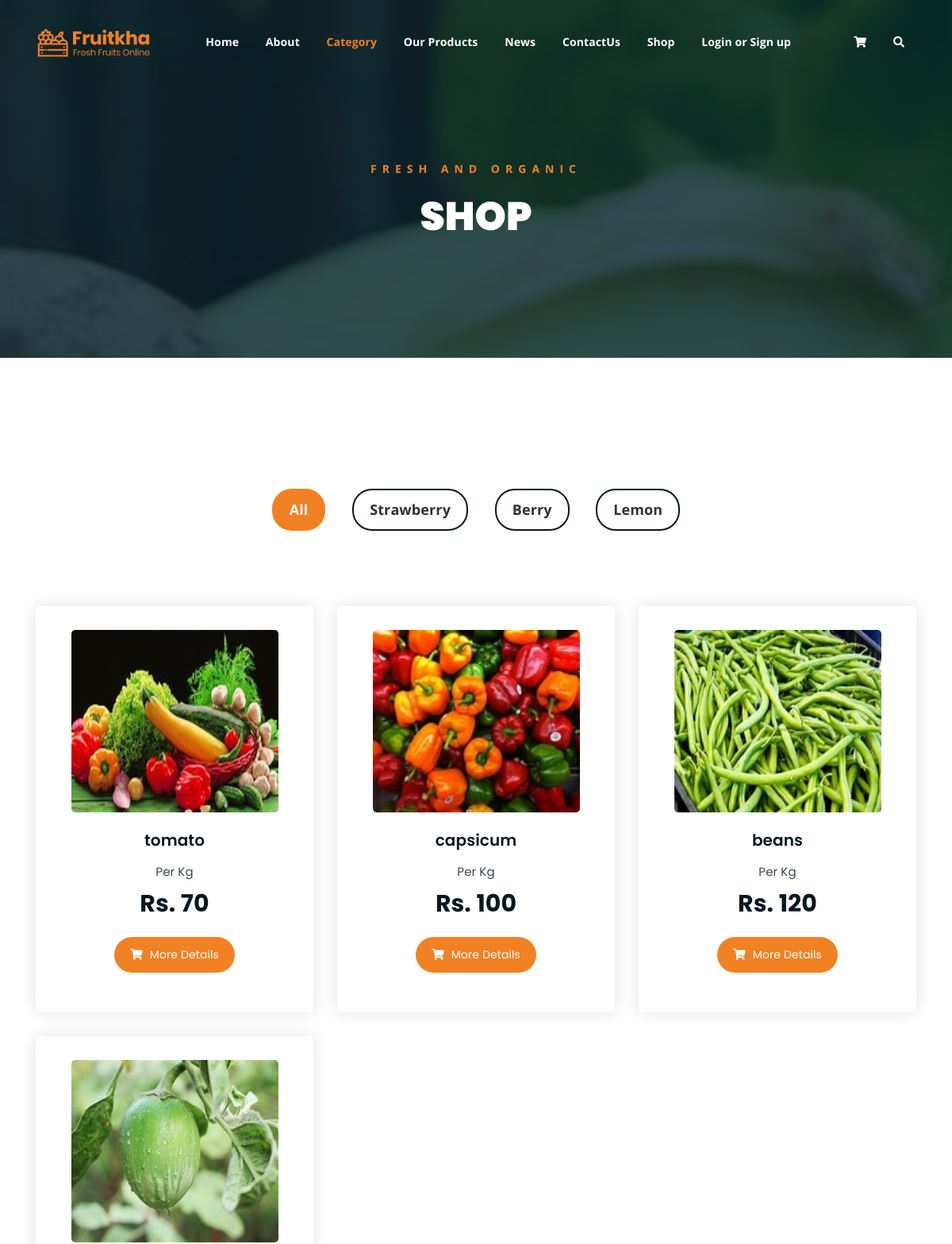
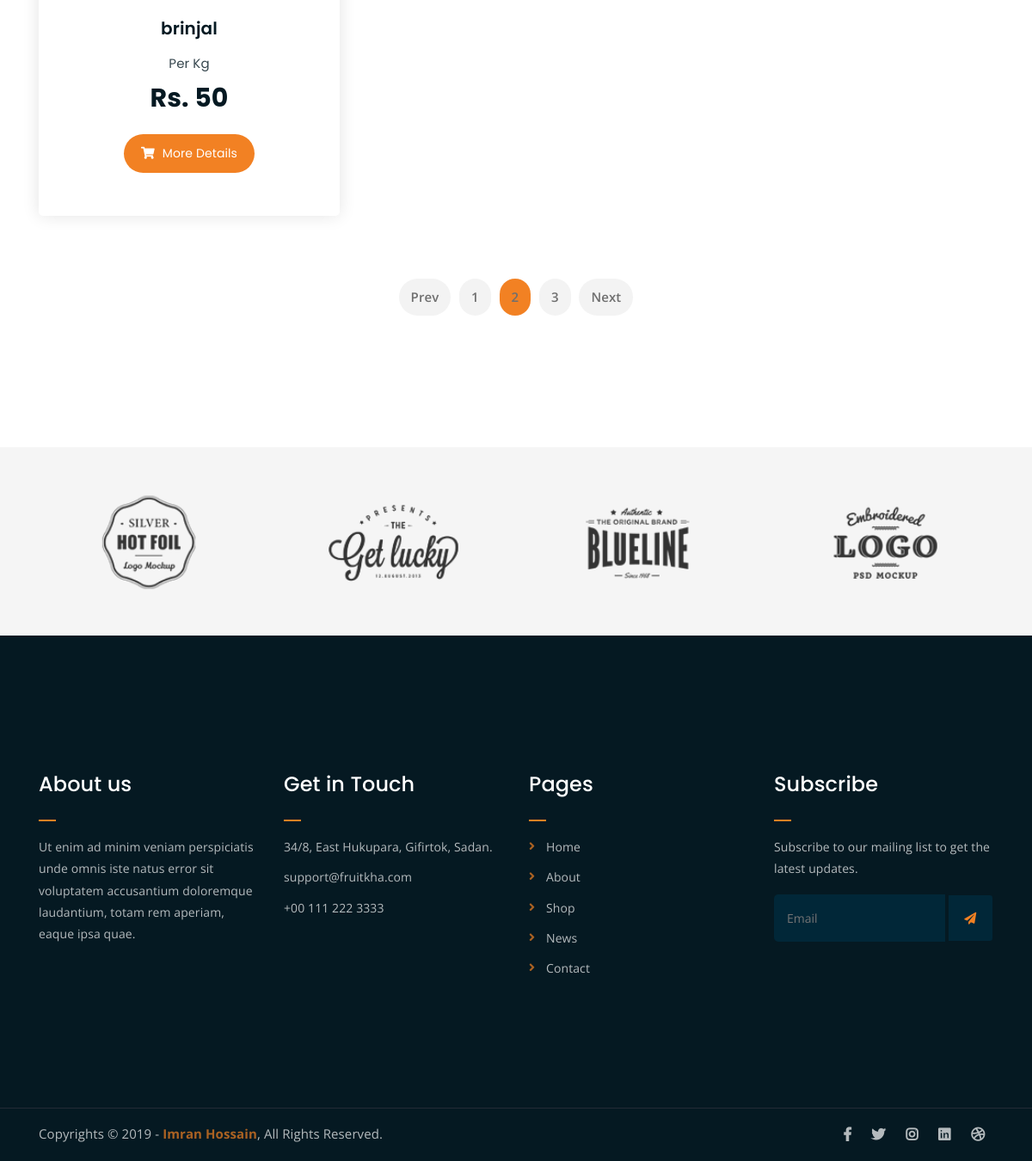
Screenshot of /filterd_product/vegetables/ with the database file from the repository (2 pictures, top to bottom).
### Backend/models.py (models this page shows)
class product_db(models.Model):
    Category=models.CharField(max_length=100,blank=True,null=True)
    Product_name=models.CharField(max_length=100,blank=True,null=True)
    Price=models.IntegerField(null=True,blank=True)
    pro_Description=models.CharField(max_length=100,blank=True,null=True)
    pro_image=models.ImageField(upload_to="category images",null=True,blank=True)

### webapp/views.py (the view)
# urls.py: path('filterd_product/<categoryname>/',views.filterd_product,name="filterd_product"),
def filterd_product(req,categoryname):
    data=product_db.objects.filter(Category=categoryname)
    return render(req,"product_filterd.html",{'data':data})

### webapp/templates/product_filterd.html (shortened to what this page needs)
<!DOCTYPE html>
{%load static%}
<html lang="en">
<head>
	<link rel="stylesheet" href="{% static 'assets/css/all.min.css'%}">
	<link rel="stylesheet" href="{% static 'assets/bootstrap/css/bootstrap.min.css'%}">
	<link rel="stylesheet" href="{% static 'assets/css/owl.carousel.css'%}">
	<link rel="stylesheet" href="{% static 'assets/css/magnific-popup.css'%}">
	<link rel="stylesheet" href="{% static 'assets/css/animate.css'%}">
	<link rel="stylesheet" href="{% static 'assets/css/meanmenu.min.css'%}">
	<link rel="stylesheet" href="{% static 'assets/css/main.css'%}">
	<link rel="stylesheet" href="{% static 'assets/css/responsive.css'%}">
</head>
<body>
	<div class="top-header-area" id="sticker">
		<div class="container">
			<div class="row">
				<div class="col-lg-12 col-sm-12 text-center">
					<div class="main-menu-wrap">
						<div class="site-logo">
							<a href="index.html">
								<img src="{% static 'assets/img/logo.png'%}" alt="">
							</a>
						</div>
						<nav class="main-menu">
							<ul>
								<li><a href="#">Home</a>
								</li>
								<li><a href="{% url 'about' %}">About</a></li>
								<li class="current-list-item"><a href="#">Category</a>
								</li>
								<li><a href="{% url 'product'%}">Our Products</a>
								</li>
								<li><a href="#">News</a>
								</li>
								<li><a href="{% url 'contact'%}">ContactUs</a></li>
								<li><a href="#">Shop</a>
								</li>
								{% if request.session.Username %}
								<li><a href="{% url 'userlogout' %}">Welcome {{request.session.Username}}/logout</a>
								{% else %}
								<li><a href="{% url 'register_page'%}">Login or Sign up</a>
								{% endif %}
								<li>
									<div class="header-icons">
										<a class="shopping-cart" href="{% url 'cart_page' %}"><i class="fas fa-shopping-cart"></i></a>
										<a class="mobile-hide search-bar-icon" href="#"><i class="fas fa-search"></i></a>
									</div>
								</li>
							</ul>
						</nav>
					</div>
				</div>
			</div>
		</div>
	</div>
	<div class="breadcrumb-section breadcrumb-bg">
		<div class="container">
			<div class="row">
				<div class="col-lg-8 offset-lg-2 text-center">
					<div class="breadcrumb-text">
						<p>Fresh and Organic</p>
						<h1>SHOP</h1>
					</div>
				</div>
			</div>
		</div>
	</div>
	<div class="product-section mt-150 mb-150">
		<div class="container">
			<div class="row">
                <div class="col-md-12">
                    <div class="product-filters">
                        <ul>
                            <li class="active" data-filter="*">All</li>
                            <li data-filter=".strawberry">Strawberry</li>
                            <li data-filter=".berry">Berry</li>
                            <li data-filter=".lemon">Lemon</li>
                        </ul>
                    </div>
                </div>
            </div>
			<div class="row product-lists">
				{%for i in data%}
				<div class="col-lg-4 col-md-6 text-center strawberry">
					<div class="single-product-item">
						<div class="product-image">
							<a href="single-product.html"><img src="{{i.pro_image.url}}" height="230px" alt=""></a>
						</div>
						<h3>{{i.Product_name}}</h3>
						<p class="product-price"><span>Per Kg</span> Rs. {{i.Price}} </p>
						<a href="{% url 'single_propage' proid=i.id %}" class="cart-btn"><i class="fas fa-shopping-cart"></i> More Details</a>
					</div>
				</div>
				{%endfor%}
			</div>
			<div class="row">
				<div class="col-lg-12 text-center">
					<div class="pagination-wrap">
						<ul>
							<li><a href="#">Prev</a></li>
							<li><a href="#">1</a></li>
							<li><a class="active" href="#">2</a></li>
							<li><a href="#">3</a></li>
							<li><a href="#">Next</a></li>
						</ul>
					</div>
				</div>
			</div>
		</div>
	</div>
	<div class="logo-carousel-section">
		<div class="container">
			<div class="row">
				<div class="col-lg-12">
					<div class="logo-carousel-inner">
						<div class="single-logo-item">
							<img src="{% static 'assets/img/company-logos/1.png'%}" alt="">
						</div>
						<div class="single-logo-item">
							<img src="{% static 'assets/img/company-logos/2.png'%}" alt="">
						</div>
						<div class="single-logo-item">
							<img src="{% static 'assets/img/company-logos/3.png'%}" alt="">
						</div>
						<div class="single-logo-item">
							<img src="{% static 'assets/img/company-logos/4.png'%}" alt="">
						</div>
					</div>
				</div>
			</div>
		</div>
	</div>
	<div class="footer-area">
		<div class="container">
			<div class="row">
				<div class="col-lg-3 col-md-6">
					<div class="footer-box about-widget">
						<h2 class="widget-title">About us</h2>
						<p>Ut enim ad minim veniam perspiciatis unde omnis iste natus error sit voluptatem accusantium doloremque laudantium, totam rem aperiam, eaque ipsa quae.</p>
					</div>
				</div>
				<div class="col-lg-3 col-md-6">
					<div class="footer-box get-in-touch">
						<h2 class="widget-title">Get in Touch</h2>
						<ul>
							<li>34/8, East Hukupara, Gifirtok, Sadan.</li>
							<li>support@fruitkha.com</li>
							<li>+00 111 222 3333</li>
						</ul>
					</div>
				</div>
				<div class="col-lg-3 col-md-6">
					<div class="footer-box pages">
						<h2 class="widget-title">Pages</h2>
						<ul>
							<li><a href="index.html">Home</a></li>
							<li><a href="about.html">About</a></li>
							<li><a href="services.html">Shop</a></li>
							<li><a href="news.html">News</a></li>
							<li><a href="contact.html">Contact</a></li>
						</ul>
					</div>
				</div>
				<div class="col-lg-3 col-md-6">
					<div class="footer-box subscribe">
						<h2 class="widget-title">Subscribe</h2>
						<p>Subscribe to our mailing list to get the latest updates.</p>
						<form action="index.html">
							<input type="email" placeholder="Email">
							<button type="submit"><i class="fas fa-paper-plane"></i></button>
						</form>
					</div>
				</div>
			</div>
		</div>
	</div>
	<div class="copyright">
		<div class="container">
			<div class="row">
				<div class="col-lg-6 col-md-12">
					<p>Copyrights &copy; 2019 - <a href="https://imransdesign.com/">Imran Hossain</a>,  All Rights Reserved.</p>
				</div>
				<div class="col-lg-6 text-right col-md-12">
					<div class="social-icons">
						<ul>
							<li><a href="#" target="_blank"><i class="fab fa-facebook-f"></i></a></li>
							<li><a href="#" target="_blank"><i class="fab fa-twitter"></i></a></li>
							<li><a href="#" target="_blank"><i class="fab fa-instagram"></i></a></li>
							<li><a href="#" target="_blank"><i class="fab fa-linkedin"></i></a></li>
							<li><a href="#" target="_blank"><i class="fab fa-dribbble"></i></a></li>
						</ul>
					</div>
				</div>
			</div>
		</div>
	</div>
</body>
</html>

### rows the page displays
product_db: pro_image (picture), Product_name "tomato", Price "70"
product_db: pro_image (picture), Product_name "capsicum", Price "100"
product_db: pro_image (picture), Product_name "beans", Price "120"
product_db: pro_image (picture), Product_name "brinjal", Price "50"
